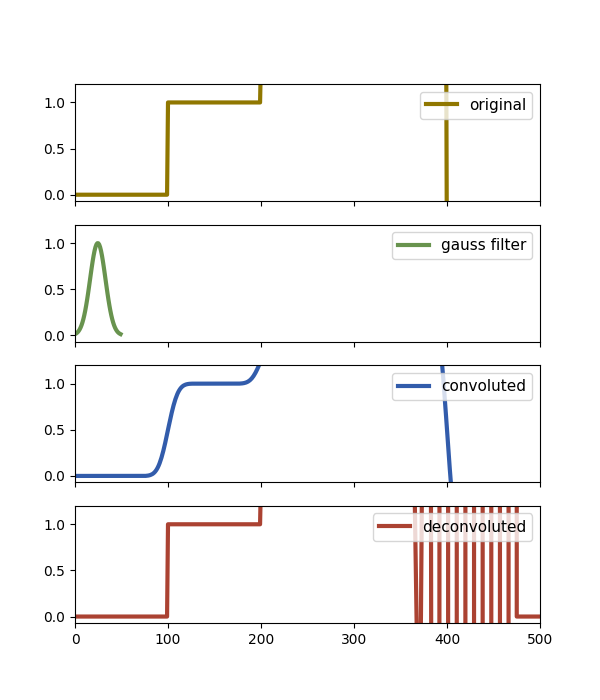
#> input picture suite2p/deconvolution_2.py.png, 600 x 700 px, given in place of he.webp, which was not available
$ python binarize_adaptive.py
#> lines starting #> are read from the running program, lines starting #| are printed output that depends on the picture; after the words box and inside, x2 and y2 are one past the last pixel; in counts of white or black regions, pixels touching at a corner belong together; pictures that were not available may be replaced by others from this repository, and a replacement may not be noted
import cv2 as cv
import numpy as np


from matplotlib import pyplot as plt
img = cv.imread('D:\Desktop\\test\\he.webp',0)
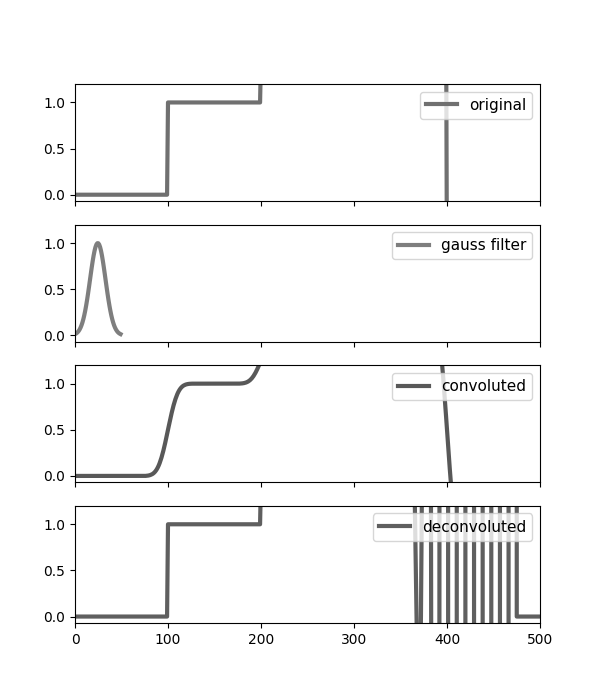
#> img: shape (700, 600); min 0, max 255, mean 246.2
img = cv.medianBlur(img,5)
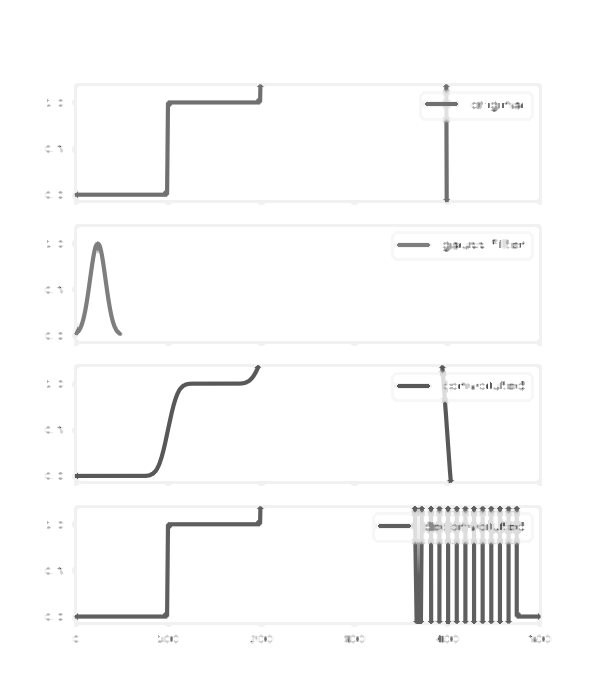
#> img: shape (700, 600); min 73, max 255, mean 250


ret,th1 = cv.threshold(img,127,255,cv.THRESH_BINARY)
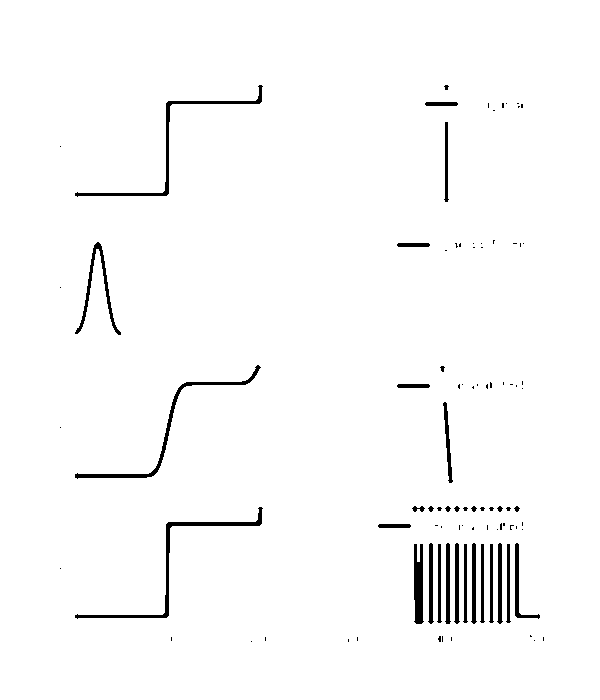
#> th1: shape (700, 600); 97.9% white; 93 black regions (64 under 20 px), largest, box (x1, y1, x2, y2) and area: (75, 507, 263, 619) 1038, (75, 365, 261, 479) 942, (75, 85, 263, 197) 923
th2 = cv.adaptiveThreshold(img,255,cv.ADAPTIVE_THRESH_MEAN_C,0,11,2)
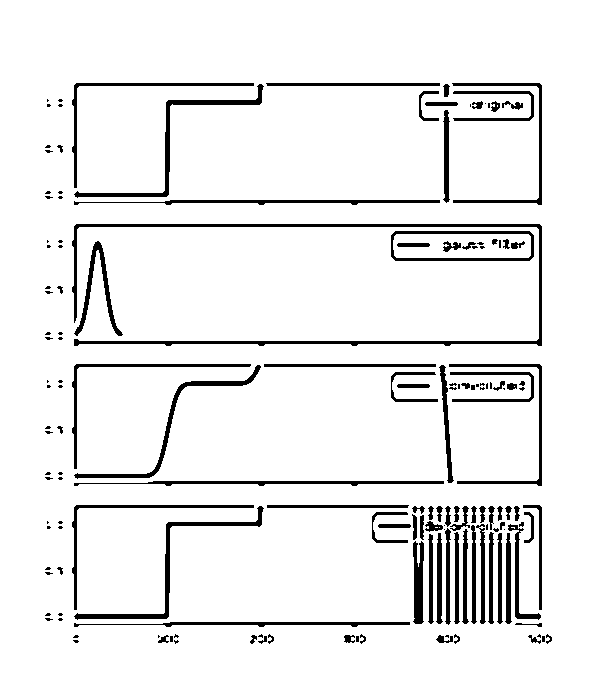
#> th2: shape (700, 600); 92.9% white; 161 black regions (74 under 20 px), largest, box (x1, y1, x2, y2) and area: (72, 224, 542, 346) 3533, (74, 84, 264, 198) 1321, (74, 506, 264, 620) 1319
th3 = cv.adaptiveThreshold(img,255,cv.ADAPTIVE_THRESH_GAUSSIAN_C,0,11,2)
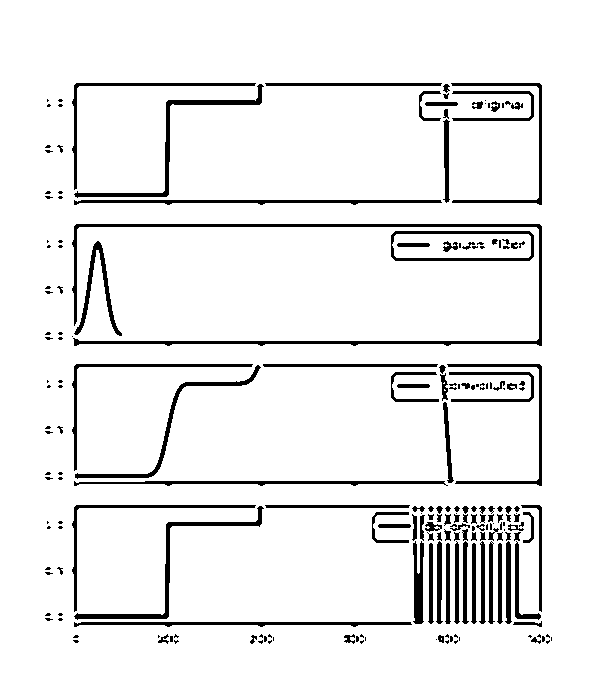
#> th3: shape (700, 600); 92.9% white; 214 black regions (105 under 20 px), largest, box (x1, y1, x2, y2) and area: (72, 224, 542, 346) 3531, (74, 84, 264, 198) 1294, (74, 506, 264, 620) 1291

titles = ['Original Image', 'Global Thresholding (v = 127)',
            'Adaptive Mean Thresholding', 'Adaptive Gaussian Thresholding']
images = [img, th1, th2, th3]
for i in range(4):
    plt.subplot(2,2,i+1),plt.imshow(images[i],'gray')
    plt.title(titles[i])
    plt.xticks([]),plt.yticks([])
plt.show()
input()
